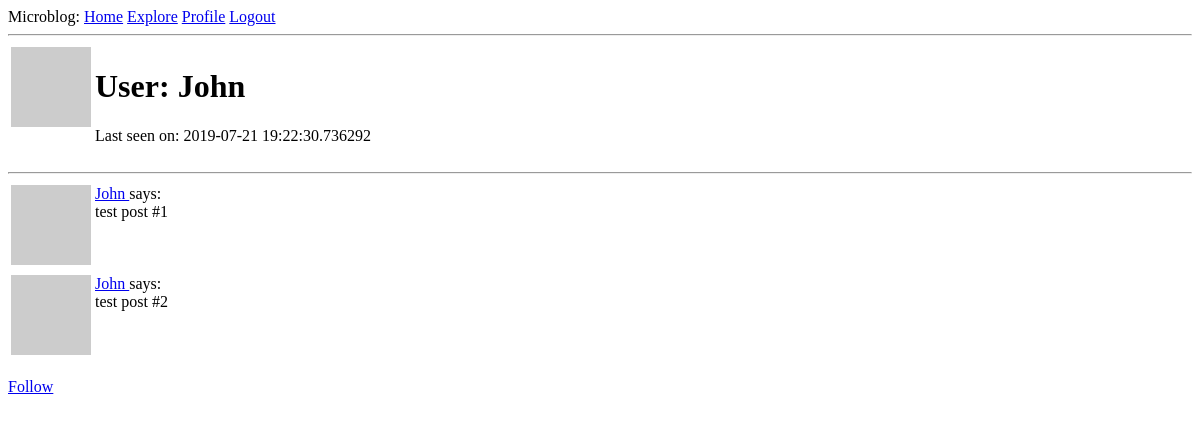
/user/John (signed in), run on an earlier commit of the app's database.
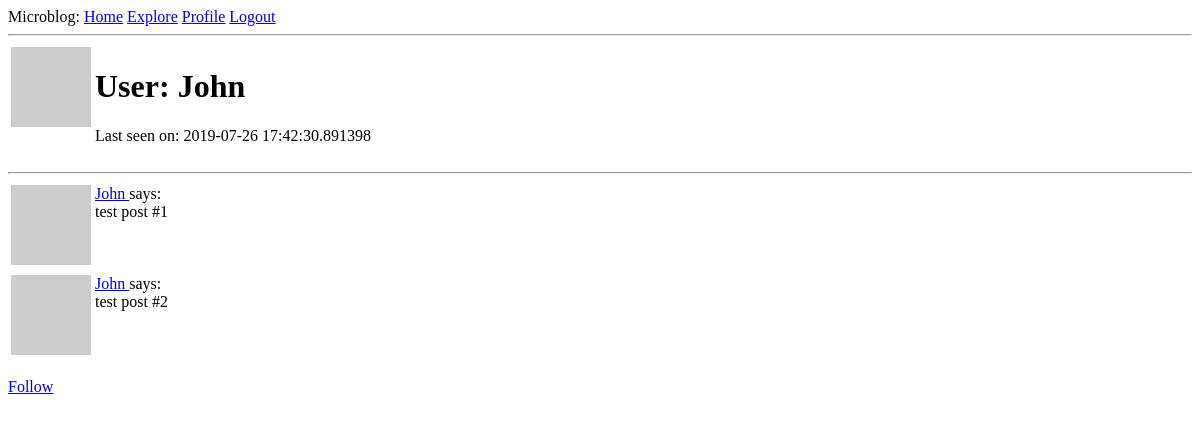
And on a later commit of the database.
### app/models.py (models this page shows, shortened)
class User(UserMixin, db.Model):
    id = db.Column(db.Integer, primary_key=True)
    username = db.Column(db.String(64), index=True, unique=True)
    email = db.Column(db.String(120), index=True, unique=True)
    password_hash = db.Column(db.String(128))
    posts = db.relationship('Post', backref='author', lazy='dynamic')
    about_me = db.Column(db.String(140))
    last_seen = db.Column(db.DateTime, default=datetime.utcnow)
    followed = db.relationship(
        'User', secondary=followers,
        primaryjoin=(followers.c.follower_id == id),
        secondaryjoin=(followers.c.followed_id == id),
        backref=db.backref('followers', lazy='dynamic'),
        lazy='dynamic'
    )
    def avatar(self, size):
        digest = md5(self.email.lower().encode('utf-8')).hexdigest()
        return 'https://www.gravatar.com/avatar/{}?d=identicon&s={}'.format(digest, size)
    def is_following(self, user):
        return self.followed.filter(followers.c.followed_id == user.id).count() > 0

### app/routes.py (the view)
@app.route('/user/<username>')
@login_required
def user(username):
    user = models.User.query.filter_by(username=username).first_or_404()
    posts = [
        {'author': user, 'body': "test post #1"},
        {'author': user, 'body': "test post #2"}
    ]
    return render_template('user.html', user=user, posts=posts)

### app/models.py (called while the page is built)
@login.user_loader
def load_user(id):
    return User.query.get(int(id))

### app/routes.py (called while the page is built)
@app.before_request
def before_request():
    if current_user.is_authenticated:
        current_user.last_seen = datetime.utcnow()
        db.session.commit()

### app/templates/user.html (shortened to what this page needs)
{% extends "base.html" %}
{% block content %}
    <table>
        <tr valign="top">
            <td><img src="{{ user.avatar(128) }}"></td>
            <td>
                <h1>User: {{ user.username }}</h1>
                {% if user.last_seen %}<p>Last seen on: {{ user.last_seen }}</p>{% endif %}
            </td>
        </tr>
    </table>
    <hr>
    {% for post in posts %}
        {% include '_post.html' %}
    {% endfor %}
    {% if user == current_user %}
    <p><a href="{{ url_for('edit_profile') }}">Edit your profile</a></p>
    {% elif not current_user.is_following(user) %}
    <p><a href="{{ url_for('follow', username=user.username) }}">Follow</a></p>
    {% else %}
    <p><a href="{{ url_for('unfollow', username=user.username) }}">Unfollow</a></p>
    {% endif %}
{% endblock %}

### app/templates/_post.html
<table>
    <tr valign="top">
        <td><img src="{{ post.author.avatar(36) }}"></td>
        <td>
            <a href="{{ url_for('user', username=post.author.username) }}">
            {{ post.author.username }}
            </a>
            says:<br>{{ post.body }}
        </td>
    </tr>
</table>

What changed in the data, as far as the page shows it:
changed User "John": last_seen "2019-07-21 19:22:30.736292" → "2019-07-26 17:42:30.891398"
